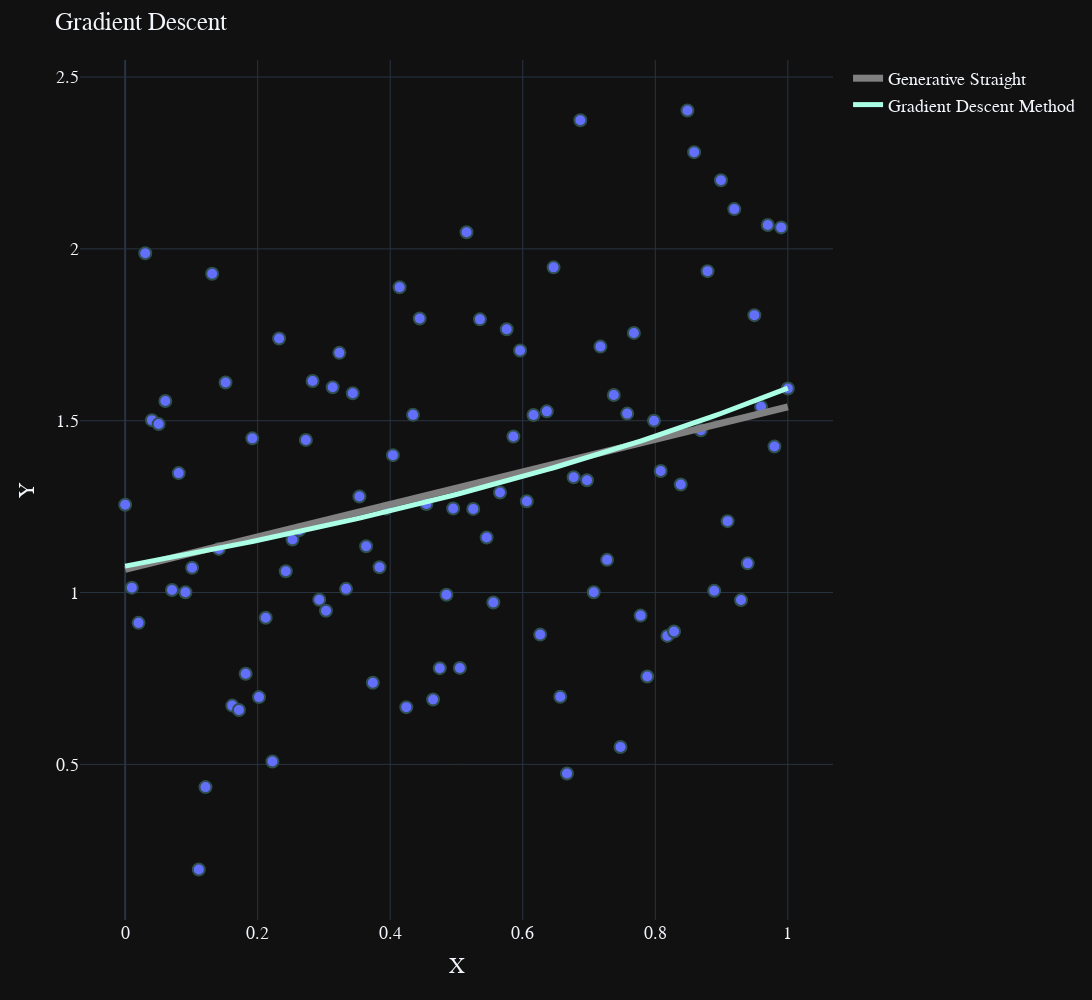

Notebook source saved alongside this figure:
### Markdown cell above
# Gradient Descent
## $F(x, a, b) = $ $\frac{a}{1 + bx}$

### Code cell
def fprime(x_, support_x=x, support_y=y):
    return optimize.approx_fprime(x_, function_being_optimized_disc_rational, 10 ** -3, support_x, support_y)

res_grad = gradient_descent((0.3, 0), function_being_optimized_disc_rational, fprime)
a_grad, b_grad = res_grad

additional_line_liner_gradient_descent_rt = AdditionalLine(x=x, a=a_grad, b=b_grad, name_method="Gradient Descent Method", width=5, color='#AAFFE4', type_='rational')

figure = visualize(x=x, y=y, title="Gradient Descent", additional_line=additional_line_liner_gradient_descent_rt)
figure.show()
